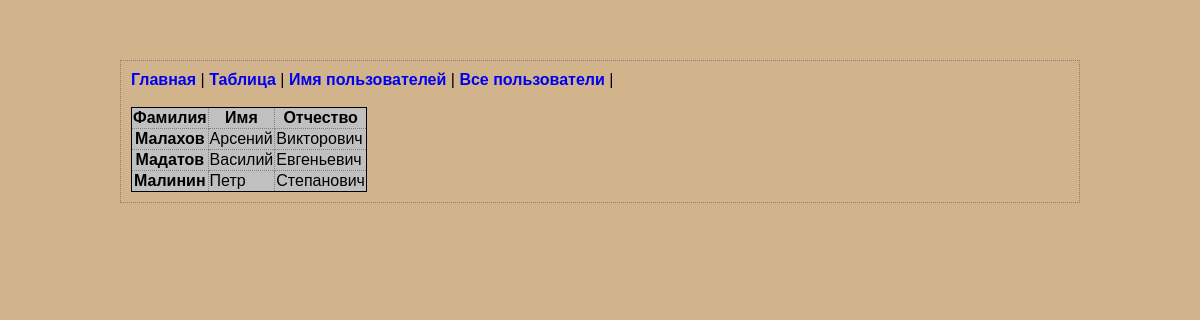
Screenshot of /table with the database file from the repository.
### Jinja2_ex/app.py (models this page shows, shortened)
class UserModel(db.Model):
    __tablename__ = 'users'
    id = db.Column(db.Integer, primary_key=True)
    login = db.Column(db.String(32),nullable=False,unique =True)
    name = db.Column(db.String(32), nullable=False)
    last_name = db.Column(db.String(32), nullable=False)
    surname = db.Column(db.String(32), nullable=True)
    birth_date = db.Column(db.String(32), nullable=False)
    phone = db.Column(db.String(32), nullable=True)

### Jinja2_ex/app.py (the view)
@app.route("/table")
def table():
    users = UserModel.query.all()
    return render_template('table.html', tables=users)

### Jinja2_ex/templates/table.html (shortened to what this page needs)
{% extends 'base.html' %}
{% block content %}
<br>
<table border="1" cellspacing="0" >
    <thead>
        <tr>
            <th>Фамилия </th>
            <th>Имя</th>
            <th>Отчество</th>
        </tr>
    </thead>
    <tbody>
        {% for raw in tables %}
            <tr>
                <th>{{ raw.last_name }}</th>
                <td>{{raw.name}}</td>
                <td>{{raw.surname}}</td>
            </tr>
        {% endfor %}
    </tbody>
</table>
{% endblock %}

### Jinja2_ex/static/css/style.css (style rules this page uses)
body { font-family: Verdana, Geneva, Arial, sans-serif; font-size: medium; background-color: tan; margin-top: 5%; margin-bottom: 5%; margin-left: 10%; margin-right: 10%; border: 1px dotted gray; padding: 10px 10px 10px 10px; }
table { font-size: 1em; background-color: silver; border: 1px solid black; color: black; padding: 5px 5px 2px; border-collapse: collapse; }
td,th { border: thin dotted gray; }

### rows the page displays
UserModel: last_name "Малахов", name "Арсений", surname "Викторович"
UserModel: last_name "Мадатов", name "Василий", surname "Евгеньевич"
UserModel: last_name "Малинин", name "Петр", surname "Степанович"
